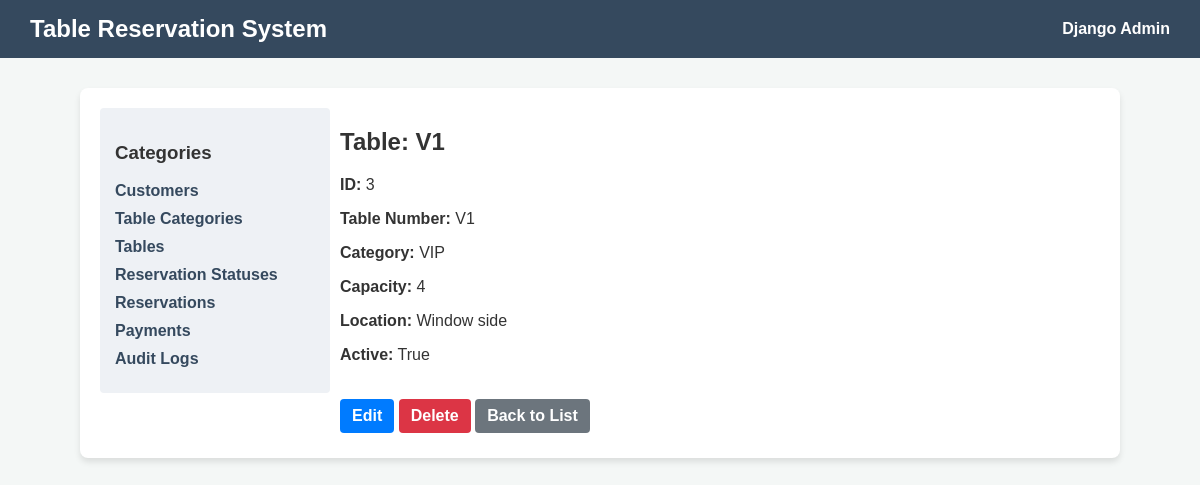
The app's page /tables/3/ with its own data.
### reservation_app/models.py (models this page shows, shortened)
class Table(models.Model):
    table_category = models.ForeignKey(TableCategory, on_delete=models.CASCADE, related_name='tables')
    table_number = models.CharField(max_length=50, unique=True)
    capacity = models.PositiveIntegerField()
    location = models.CharField(max_length=100)
    is_active = models.BooleanField(default=True)
    created_at = models.DateTimeField(auto_now_add=True)
    updated_at = models.DateTimeField(auto_now=True)
    class Meta:
        ordering = ['table_number']

class TableCategory(models.Model):
    name = models.CharField(max_length=100, unique=True)
    description = models.TextField()
    created_at = models.DateTimeField(auto_now_add=True)
    updated_at = models.DateTimeField(auto_now=True)
    class Meta:
        verbose_name_plural = "Table Categories"
        ordering = ['name']

### reservation_app/views.py (the view)
# urls.py: path('tables/<int:pk>/', views.TableDetailView.as_view(), name='table_detail'),
@method_decorator(csrf_exempt, name='dispatch')
class TableDetailView(View):
    def get(self, request, pk):
        table = get_object_or_404(Table, pk=pk)
        if wants_json(request):
            return JsonResponse({'id': table.id, 'table_number': table.table_number})
        return render(request, 'reservation_app/detail.html', {
            'title': f"Table: {table.table_number}",
            'fields': {'ID': table.id, 'Table Number': table.table_number, 'Category': table.table_category.name, 'Capacity': table.capacity, 'Location': table.location, 'Active': table.is_active},
            'edit_url': reverse('reservation_app:table_update', args=[table.id]),
            'delete_url': reverse('reservation_app:table_delete', args=[table.id]),
            'list_url': reverse('reservation_app:table_list')
        })

### reservation_app/views.py (called while the page is built)
def wants_json(request):
    return (
        request.headers.get('Accept') == 'application/json' or
        request.GET.get('format') == 'json' or
        request.content_type == 'application/json'
    )

### reservation_app/templates/reservation_app/detail.html (shortened to what this page needs)
{% extends 'reservation_app/base.html' %}
{% block content %}
    <h2>{{ title }}</h2>
    <div style="margin-top: 20px;">
        {% for label, val in fields.items %}
            <p><strong>{{ label }}:</strong> {{ val }}</p>
        {% endfor %}
    </div>
    <div style="margin-top: 30px;">
        {% if edit_url %}
            <a href="{{ edit_url }}" class="btn btn-primary">Edit</a>
        {% endif %}
        {% if delete_url %}
            <a href="{{ delete_url }}" class="btn btn-danger">Delete</a>
        {% endif %}
        <a href="{{ list_url }}" class="btn btn-secondary">Back to List</a>
    </div>
{% endblock %}

### reservation_app/templates/reservation_app/base.html (style rules this page uses)
body { font-family: sans-serif; margin: 0; padding: 0; background-color: #f4f7f6; color: #333; }
.btn { display: inline-block; padding: 8px 12px; margin: 5px 0; text-decoration: none; border-radius: 4px; font-weight: bold; text-align: center; }
.btn-primary { background: #007bff; color: white; border: none; cursor: pointer; }
.btn-danger { background: #dc3545; color: white; }
.btn-secondary { background: #6c757d; color: white; }

### records on screen
Table: fields "V1" "Window side"
TableCategory: fields "VIP"

### other values on screen
{{ title }} "Table: V1"
{{ label }} "ID" "Table Number" "Category" "Capacity" "Location" "Active"
{{ val }} "3" "4" "True"
